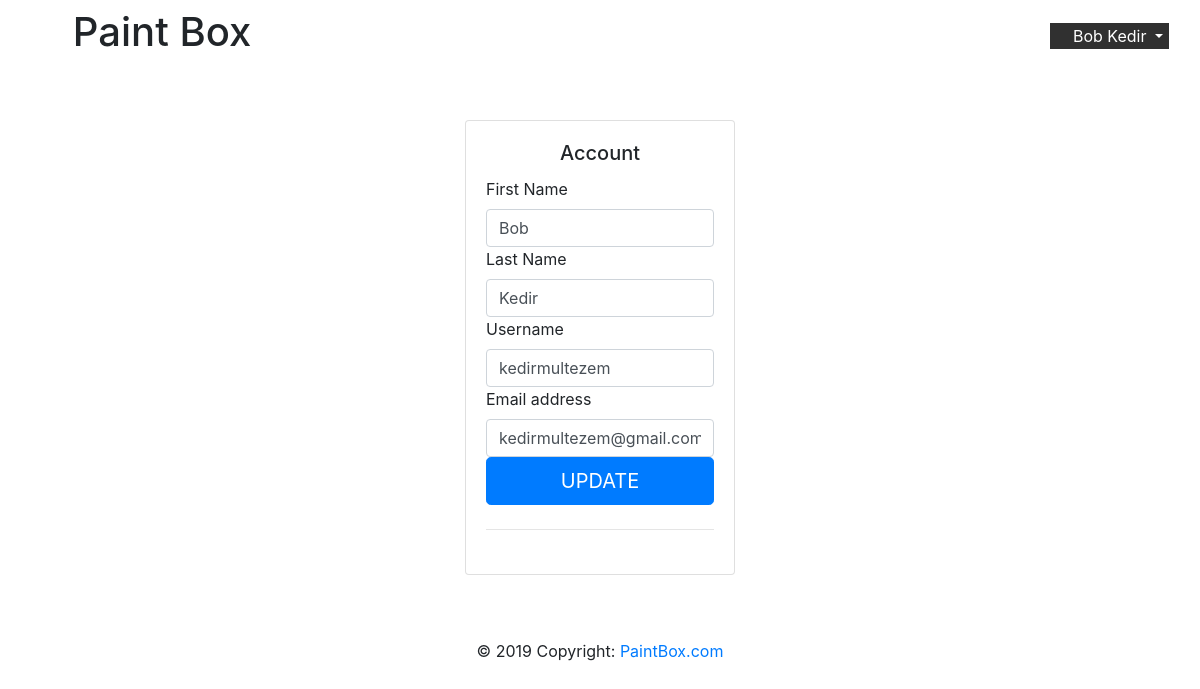
Page /account (signed in) on the committed database.
### PaintBox/modules/database.py (models this page shows, shortened)
class DBUser(db.Model, UserMixin):
    __tablename__ = 'user'
    id = db.Column(db.Integer, primary_key=True)
    username = db.Column(db.String(120), unique=True, nullable=False)
    firstname = db.Column(db.String(20), nullable=False)
    lastname = db.Column(db.String(20), nullable=False)
    email = db.Column(db.String(120), unique=True, nullable=False)
    image_file = db.Column(db.String(20), nullable=False, default='default.jpg')
    password = db.Column(db.String(60), nullable=False)
    projects = db.relationship('DBproject', backref='author', lazy=True)

### PaintBox/routes/user_routes.py (the view, shortened to what this page needs)
@app.route('/account', methods=['GET', 'POST'])
@login_required
def account():
    return render_template('acount.html', user=current_user)

### PaintBox/modules/database.py (called while the page is built)
@login_manager.user_loader
def load_user(user_id):
    return DBUser.query.get(int(user_id))

### PaintBox/templates/acount.html (shortened to what this page needs)
{% from 'add_macro.html' import add_form %}
{% extends "base.html" %}
{% block main %}
      <div class="col-sm-9 col-md-7 col-lg-3 mx-auto">
        <div class="card card-signin my-5">
          <div class="card-body">
            <h5 class="card-title text-center">Account</h5>
            <form class="form-signin" action='/account' method="POST">
              <div class="form-label-group">
                  <label class="control-label" for="inputFirstname">First Name</label>
                  <input type="text" id="inputFirstName" name="firstname" value="{{ user.firstname }}" class="form-control" required autofocus>
                  <label class="control-label" for="inputLastname">Last Name</label>
                  <input type="text" id="inputLastName" name="lastname" value="{{ user.lastname }}" class="form-control" required autofocus>
              </div>
              <div class="form-label-group">
                  <label class="control-label" for="inputUsername">Username</label>
                  <input type="text" id="inputUsername" name="username" value="{{ user.username }}" class="form-control" required autofocus>
              </div>
                <div class="form-label-group">
                    <label for="inputEmail">Email address</label>
                    <input name="email" type="email" id="inputEmail" class="form-control" value="{{ user.email }}" required autofocus>
                </div>
              <button class="btn btn-lg btn-primary btn-block text-uppercase" type="submit">Update</button>
                <hr class="my-4">
            </form>
          </div>
        </div>
      </div>
{% endblock %}

### PaintBox/templates/base.html (shortened to what this page needs)
<!DOCTYPE html>
<html lang="en" xmlns="http://www.w3.org/1999/html">
<head>
    <link rel="stylesheet" href="https://use.fontawesome.com/releases/v5.8.1/css/all.css"
>
    <link rel="stylesheet" href="https://maxcdn.bootstrapcdn.com/bootstrap/4.3.1/css/bootstrap.min.css">
    <link rel="stylesheet" href="{{ url_for('static', filename='css/home.css') }}">
</head>
<body class="wrapper">
<header>
    <nav class="navbar navbar-expand-lg">
        <div class="container-fluid">
            <a type="button" id="sidebarCollapse">
                    <div class="sidebar-header">
                        <h1>
                            <i class="fas fa-puzzle-piece"></i>
                            <span>Paint Box</span>
                        </h1>
                    </div>
            </a>
            {% if current_user.is_authenticated %}
                <div class="btn-group user_info">
                    <button type="button" class="dropdown-toggle" data-toggle="dropdown" aria-haspopup="true"
                            aria-expanded="false"
                            style="
                                background: #303030;
                                border: #303030;
                                color: white;
                            ">
                        <i class="fas fa-user"></i>
                        <span>{{ user.firstname }} {{ user.lastname }} </span>
                    </button>
                </div>
            {% endif %}
        </div>
    </nav>
</header>
<main id="content">
    {% block main %}{% endblock %}
</main>
<footer class="footer">
    <div class="footer-copyright text-center py-3">© 2019 Copyright:
        <a href="https://mdbootstrap.com/education/bootstrap/"> PaintBox.com</a>
    </div>
</footer>
</body>
</html>

### rows in the picture
DBUser: firstname "Bob", lastname "Kedir", username "kedirmultezem", email "kedirmultezem@gmail.com"
